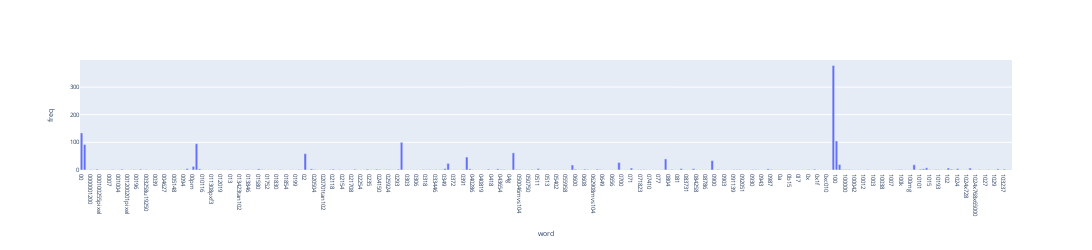

Write notebook code for a chart like this one.
### Markdown cell above
### >>> **Exercise 12 (take home):**
If you want a nicer interactive visualization here, I would encourage you try to install and use plotly to achieve this.

### Code cell
# Answer here
!pip install plotly
import plotly.express as px
from sklearn.feature_extraction.text import CountVectorizer

count_vect = CountVectorizer()
X_counts = count_vect.fit_transform(X.text)
term_frequencies = np.asarray(X_counts.sum(axis=0))[0]   #get sum of frequency
word = count_vect.get_feature_names_out()[:300]          #get words

d = {'freq':term_frequencies[:300], 'word':word}         #choose first 300 data
term_frequencies_df = pd.DataFrame(d)

fig = px.bar(term_frequencies_df,x="word",y="freq")
fig.update_layout(width=3000,height=250,font_size = 6)
fig.show()

### Figure 1 — Plotly figure (JSON) as saved in the notebook; plotly's stock layout.template omitted (floating-point values rounded to 4 significant figures; data arrays with more than 128 entries replaced by an {"elided": "..."} marker saying what was removed)
{"data": [{"alignmentgroup": "True", "hovertemplate": "word=%{x}<br>freq=%{y}<extra></extra>", "legendgroup": "", "marker": {"color": "#636efa", "pattern": {"shape": ""}}, "name": "", "offsetgroup": "", "orientation": "v", "showlegend": false, "textposition": "auto", "type": "bar", "x": {"elided": "300 str values"}, "xaxis": "x", "y": {"elided": "300 int values"}, "yaxis": "y"}], "layout": {"barmode": "relative", "font": {"size": 6}, "height": 250, "legend": {"tracegroupgap": 0}, "margin": {"t": 60}, "width": 3000, "xaxis": {"anchor": "y", "domain": [0, 1], "title": {"text": "word"}}, "yaxis": {"anchor": "x", "domain": [0, 1], "title": {"text": "freq"}}}}
